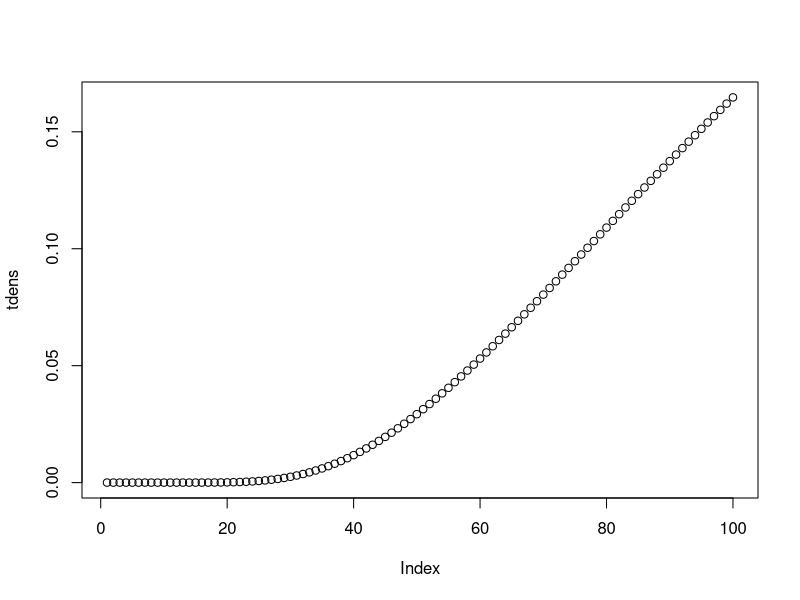

The R source for this figure:
rm(list=ls(all = TRUE))

init = 2
final = 3

theta = c(1, 0.5, 1)

h = 0.01
k = 0.01
M = 1
deltat = 1
numsteps = ceiling(deltat/h)
grid = c(-M:M)*k

f <- function(theta, x) {
  return((theta[1])*(theta[2] - x))
}

g <- function(theta, x) {
  return(theta[3])
}

transition <- function(theta, x, y, t) {
  p = sqrt(theta[1] / (pi*(theta[3]^2)*(1 - exp(-2*theta[1]*t)))) * exp((-theta[1]*(x - theta[2] - (y - theta[2])*(exp(-theta[1]*t)))^2) / (theta[3]^2*(1 - exp(-2*theta[1]*t))))

  # specifically for \mu = 0
  # p = sqrt(theta[1] / (pi*(theta[3]^2*(1 - exp(-2*theta[1]*t))))) * exp((-theta[1]*(x - y*exp(-theta[1]*t))^2) / (theta[3]^2*(1 - exp(-2*theta[1]*t))))
  # print(p)
  return(p)
}

tdens = numeric(numsteps)

for(i in c(1:numsteps)) {
  tdens[i] = transition(theta, grid, init, i*h)
}

plot(tdens)
